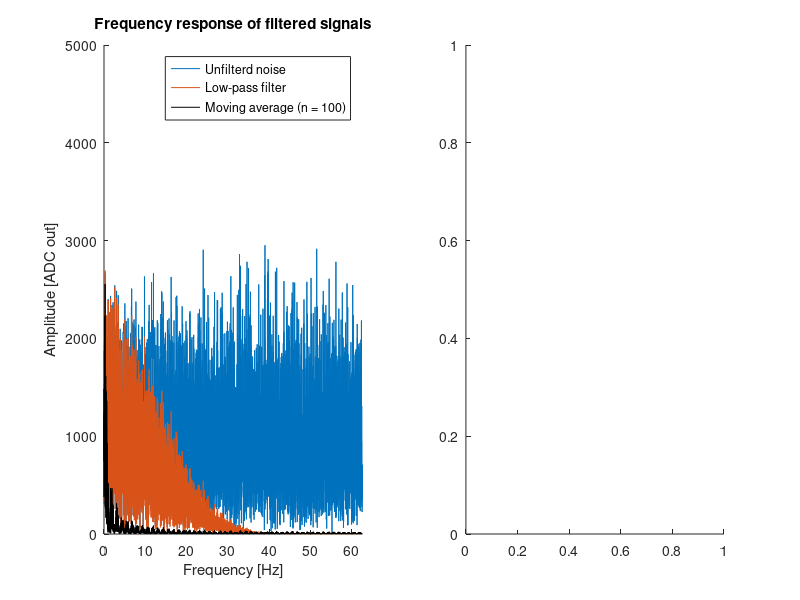

This figure's MATLAB source: (Note: this script raises an error after producing the figure.)
clear all

%in fdatool, lowpass, Fir, 8th order, chebyshev,sidelobe atten = 100, 
%Fs = 125Hz, Fc = 5Hz
filter = [0.0049    0.0348    0.1126    0.2152    0.2650    0.2152    0.1126    0.0348    0.0049]
mov_Avg(1:100) = 0.01;

simulation_time = 100

ts = 1/200000;
t = 0:ts:simulation_time;

[dc n] = size(t);

mu(1:n) = 0;
sigma(1:n) = 10;

noise  = normrnd(mu,sigma);
PD_PDdark = noise(1:n-1) - noise(2:n);

samples_index = 1:200000/125:simulation_time*200000;

noise = noise(samples_index);
PD_PDdark = PD_PDdark(samples_index);
filterRes = conv(filter,noise);
mov_avg_res= conv(mov_Avg,noise);


[dc n] = size(noise);
xaxis = 0:125/n:125;
xaxis = xaxis(1:12500);
filterRes = filterRes(1:12500);
mov_avg_res = mov_avg_res(1:12500);

subplot(1,2,1)
%plot(xaxis,abs(fft(PD_PDdark)),'DisplayName','PD - PD_d_a_r_k')
hold on
plot(xaxis,abs(fft(noise)),'DisplayName','Unfilterd noise')
plot(xaxis,abs(fft(filterRes)),'DisplayName','Low-pass filter')
plot(xaxis,abs(fft(mov_avg_res)),'k','DisplayName','Moving average (n = 100)')
axis([0 62.5 0 5000])
xlabel('Frequency [Hz]')
ylabel('Amplitude [ADC out]')
title('Frequency response of filtered signals')
legend('show')

subplot(1,2,2)
%histogram(PD_PDdark,'BinEdges',-60:2:60,'Normalization','pdf')
hold on
histogram(noise,'Normalization','pdf','DisplayName','Unfilterd noise')
histogram(filterRes,'Normalization','pdf','DisplayName','Low-pass filter')
histogram(mov_avg_res,'FaceColor','k','Normalization','pdf','DisplayName','Moving average (n = 100)')
axis([-30 30 0 0.55])
title('normalized diviation of filtered signals')
xlabel('diviation from mean [ADC out]')
ylabel('Probability of occurance')
legend('show')
